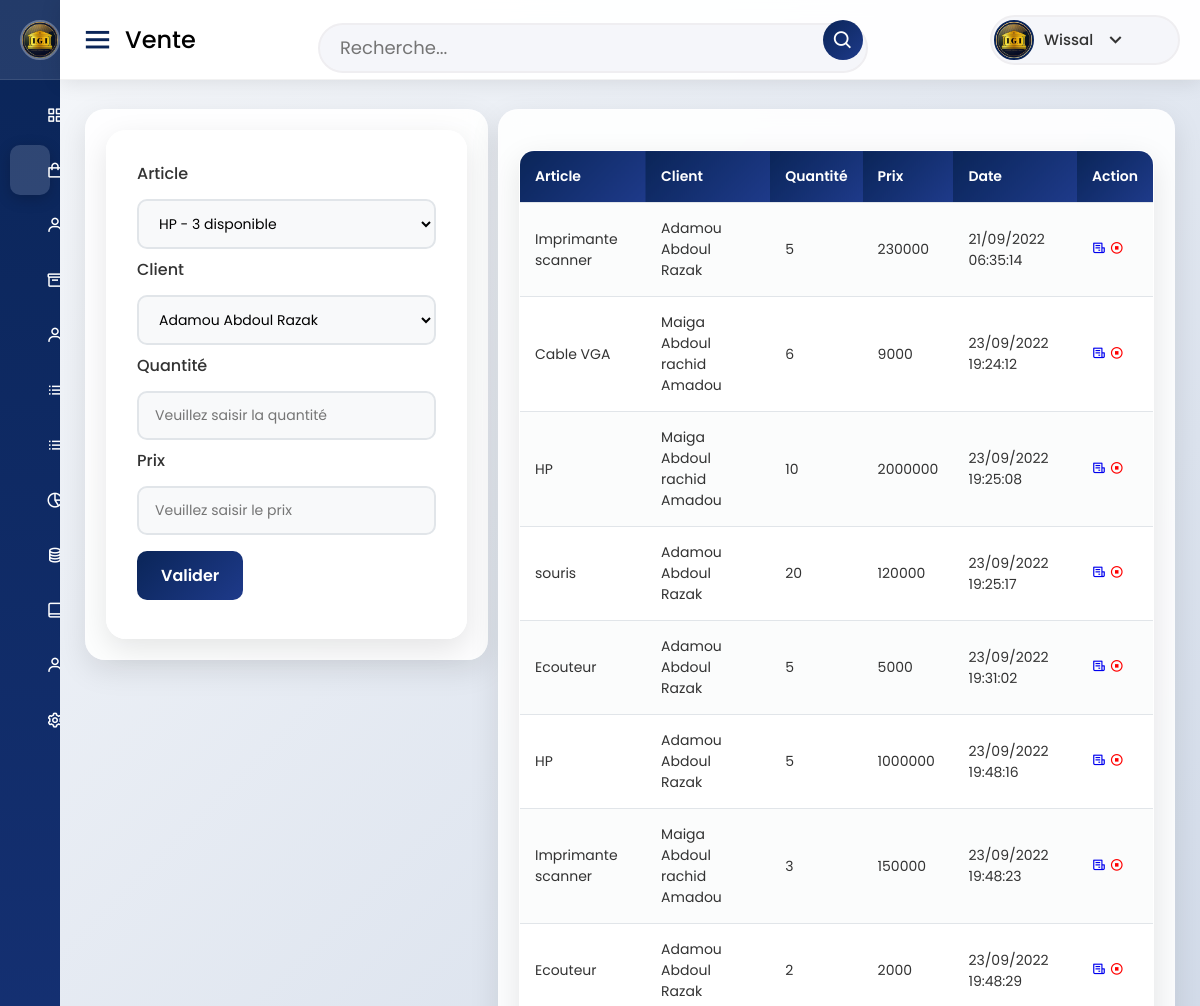
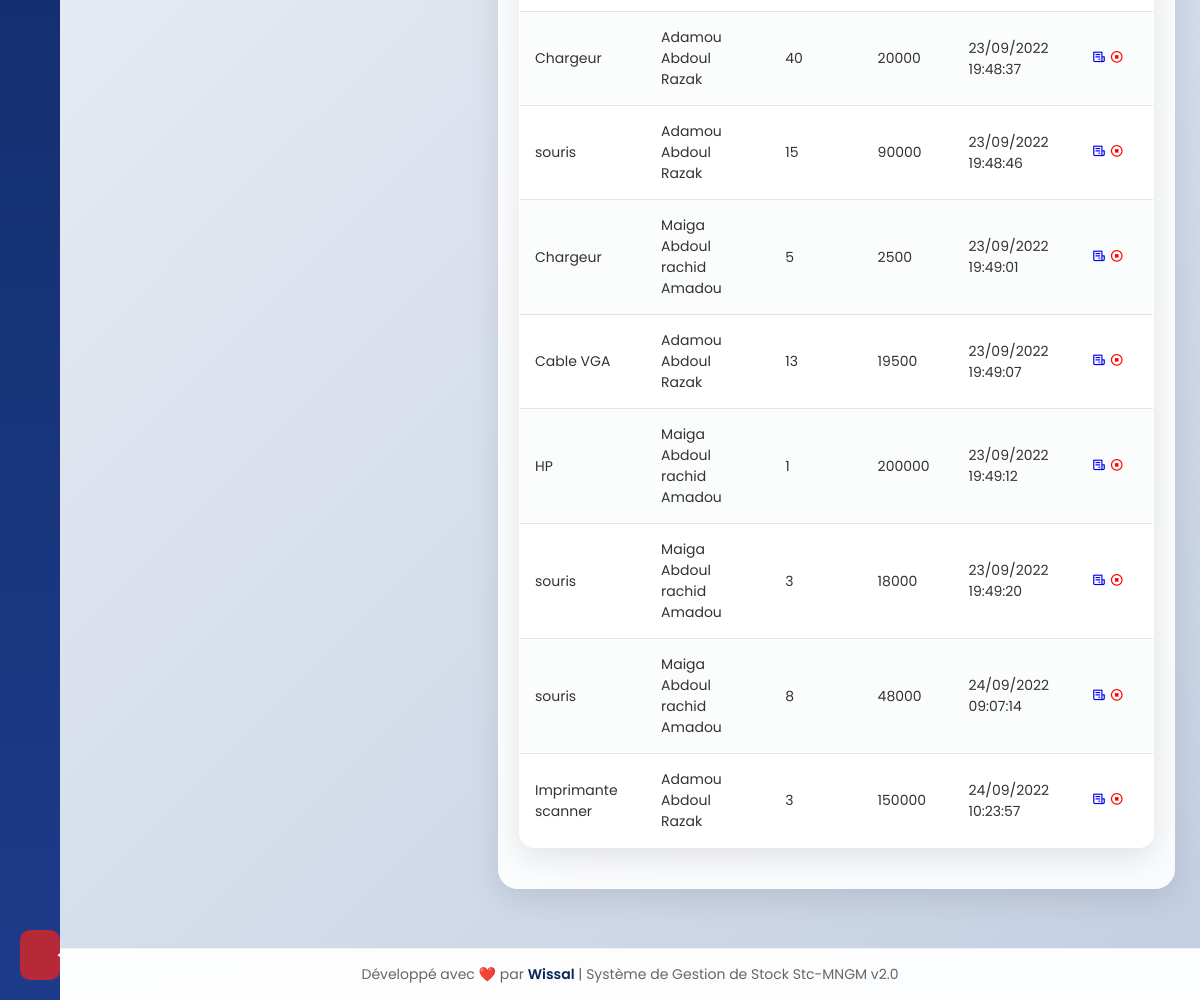
/vue/vente.php (signed in), run on the app's committed database (2 pictures, top to bottom).
### tables this page shows
CREATE TABLE `vente` (
  `id` int(11) NOT NULL,
  `id_article` int(11) NOT NULL,
  `id_client` int(11) NOT NULL,
  `quantite` int(11) NOT NULL,
  `prix` int(11) NOT NULL,
  `date_vente` timestamp NOT NULL DEFAULT current_timestamp(),
  `etat` enum('0', '1') NOT NULL DEFAULT '1'
);

CREATE TABLE `article` (
  `id` int(11) NOT NULL,
  `nom_article` varchar(50) NOT NULL,
  `id_categorie` int(11) NOT NULL,
  `quantite` int(11) NOT NULL,
  `prix_unitaire` int(11) NOT NULL,
  `date_fabrication` datetime NOT NULL,
  `date_expiration` datetime NOT NULL,
  `images` varchar(255) DEFAULT NULL
);

CREATE TABLE `client` (
  `id` int(11) NOT NULL,
  `nom` varchar(30) NOT NULL,
  `prenom` varchar(30) NOT NULL,
  `telephone` varchar(30) NOT NULL,
  `adresse` varchar(50) NOT NULL
);

### model/function.php (called while the page is built, shortened)
<?php
function getArticle($id = null, $searchDATA = array(), $limit = null, $offset = null)
{
    $pagination = "";
    if (!empty($id)) {
        $sql = "SELECT a.id AS id, id_categorie, nom_article, libelle_categorie, quantite, prix_unitaire, date_fabrication,
        date_expiration, images
        FROM article AS a, categorie_article AS c WHERE a.id=? AND c.id=a.id_categorie";
        $req = $GLOBALS['connexion']->prepare($sql);
        $req->execute(array($id));
        return $req->fetch();
    } else {
        $sql = "SELECT a.id AS id, id_categorie, nom_article, libelle_categorie, quantite, prix_unitaire, date_fabrication,
        date_expiration, images
        FROM article AS a, categorie_article AS c WHERE c.id=a.id_categorie $pagination";
        $req = $GLOBALS['connexion']->prepare($sql);
        $req->execute();
        return $req->fetchAll();
    }
}
function getClient($id = null)
{
    if (!empty($id)) {
        $sql = "SELECT * FROM client WHERE id=?";
        $req = $GLOBALS['connexion']->prepare($sql);
        $req->execute(array($id));
        return $req->fetch();
    } else {
        $sql = "SELECT * FROM client";
        $req = $GLOBALS['connexion']->prepare($sql);
        $req->execute();
        return $req->fetchAll();
    }
}
function getVente($id = null)
{
    if (!empty($id)) {
        $sql = "SELECT nom_article, nom, prenom, v.quantite, prix, date_vente, v.id, prix_unitaire, adresse, telephone
        FROM client AS c, vente AS v, article AS a WHERE v.id_article=a.id AND v.id_client=c.id AND v.id=? AND etat=?";
        $req = $GLOBALS['connexion']->prepare($sql);
        $req->execute(array($id, 1));
        return $req->fetch();
    } else {
        $sql = "SELECT nom_article, nom, prenom, v.quantite, prix, date_vente, v.id, a.id AS idArticle
        FROM client AS c, vente AS v, article AS a WHERE v.id_article=a.id AND v.id_client=c.id AND etat=?";
        $req = $GLOBALS['connexion']->prepare($sql);
        $req->execute(array(1));
        return $req->fetchAll();
    }
}

### vue/vente.php (the view, shortened to what this page needs)
<?php
include 'entete.php';
?>
<div class="home-content">
    <div class="overview-boxes">
        <div class="box">
            <form action=" <?= !empty($_GET['id']) ?  "../model/modifVente.php" : "../model/ajoutVente.php" ?>" method="post">
                <label for="id_article">Article</label>
                <select onchange="setPrix()" name="id_article" id="id_article">
                    <?php
                    $articles = getArticle();
                    if (!empty($articles) && is_array($articles)) {
                        foreach ($articles as $key => $value) {
                    ?>
                            <option data-prix="<?= $value['prix_unitaire'] ?>" value="<?= $value['id'] ?>"><?= $value['nom_article'] . " - " . $value['quantite'] . " disponible" ?></option>
                    <?php
                        }
                    }
                    ?>
                </select>
                <label for="id_client">Client</label>
                <select name="id_client" id="id_client">
                    <?php
                    $clients = getClient();
                    if (!empty($clients) && is_array($clients)) {
                        foreach ($clients as $key => $value) {
                    ?>
                            <option value="<?= $value['id'] ?>"><?= $value['nom'] . " " . $value['prenom'] ?></option>
                    <?php
                        }
                    }
                    ?>
                </select>
                <label for="quantite">Quantité</label>
                <input onkeyup="setPrix()" value="<?= !empty($_GET['id']) ?  $article['quantite'] : "" ?>" type="number" name="quantite" id="quantite" placeholder="Veuillez saisir la quantité">
                <label for="prix">Prix</label>
                <input value="<?= !empty($_GET['id']) ?  $article['prix'] : "" ?>" type="number" name="prix" id="prix" placeholder="Veuillez saisir le prix">
                <button type="submit">Valider</button>
            </form>
        </div>
        <div class="box">
            <table class="mtable">
                <tr>
                    <th>Article</th>
                    <th>Client</th>
                    <th>Quantité</th>
                    <th>Prix</th>
                    <th>Date</th>
                    <th>Action</th>
                </tr>
                <?php
                $vente = getVente();
                if (!empty($vente) && is_array($vente)) {
                    foreach ($vente as $key => $value) {
                ?>
                        <tr>
                            <td><?= $value['nom_article'] ?></td>
                            <td><?= $value['nom'] . " " . $value['prenom'] ?></td>
                            <td><?= $value['quantite'] ?></td>
                            <td><?= $value['prix'] ?></td>
                            <td><?= date('d/m/Y H:i:s', strtotime($value['date_vente'])) ?></td>
                            <td>
                                <a href="recuVente.php?id=<?= $value['id'] ?>"><i class='bx bx-receipt'></i></a>
                                <a onclick="annuleVente(<?= $value['id'] ?>, <?= $value['idArticle'] ?>, <?= $value['quantite'] ?>)" style="color: red;"><i class='bx bx-stop-circle'></i></a>
                            </td>
                        </tr>
                <?php
                    }
                }
                ?>
            </table>
        </div>
    </div>
</div>
</section>
<?php
include 'pied.php';
?>

### public/css/style.css (style rules this page uses)
* { margin: 0; padding: 0; box-sizing: border-box; font-family: "Poppins", sans-serif; }
.home-section .home-content { position: relative; padding-top: 104px; padding-bottom: 80px; }
.home-content .overview-boxes { display: flex; align-items: flex-start; justify-content: space-between; flex-wrap: nowrap; padding: 0 20px; margin-bottom: 26px; }
.overview-boxes .box { display: flex; align-items: center; justify-content: center; background: rgba(255, 255, 255, 0.9); backdrop-filter: blur(10px); padding: 20px; border-radius: 20px; box-shadow: 0 10px 30px rgba(0, 0, 0, 0.1); margin: 5px; border: 1px solid rgba(255, 255, 255, 0.2); transition: all 0.3s ease; }
input, select, textarea { width: 100%; padding: 12px 16px; margin: 8px 0; display: inline-block; border: 2px solid #e1e5e9; border-radius: 10px; box-sizing: border-box; font-size: 14px; transition: all 0.3s ease; background: #f8f9fa; }
button { background: linear-gradient(135deg, #0a2558 0%, #1e3a8a 100%); color: white; padding: 12px 24px; margin: 8px 0; border: none; border-radius: 10px; cursor: pointer; font-size: 16px; font-weight: 600; transition: all 0.3s ease; }
label { font-weight: 500; color: #333; margin-bottom: 5px; display: block; }
form { background: rgba(255, 255, 255, 0.9); backdrop-filter: blur(10px); padding: 30px; border-radius: 20px; box-shadow: 0 10px 30px rgba(0, 0, 0, 0.1); border: 1px solid rgba(255, 255, 255, 0.2); }
table.mtable { width: 100%; border-collapse: collapse; margin: 20px 0; background: rgba(255, 255, 255, 0.9); backdrop-filter: blur(10px); border-radius: 15px; overflow: hidden; box-shadow: 0 10px 30px rgba(0, 0, 0, 0.1); border: 1px solid rgba(255, 255, 255, 0.2); }
th, td { text-align: left; padding: 15px; border-bottom: 1px solid #e1e5e9; }
th { background: linear-gradient(135deg, #0a2558 0%, #1e3a8a 100%); color: white; font-weight: 600; font-size: 14px; }
table.mtable tr:nth-child(even) { background: rgba(248, 249, 250, 0.5); }
table.mtable td { font-size: 14px; color: #333; }

### data on the page
vente: id_article.nom_article "Imprimante scanner", id_client.nom "Adamou", id_client.prenom "Abdoul Razak", quantite "5", prix "230000", date_vente "21/09/2022 06:35:14"
vente: id_article.nom_article "Cable VGA", id_client.nom "Maiga", id_client.prenom "Abdoul rachid Amadou", quantite "6", prix "9000", date_vente "23/09/2022 19:24:12"
vente: id_article.nom_article "HP", id_client.nom "Maiga", id_client.prenom "Abdoul rachid Amadou", quantite "10", prix "2000000", date_vente "23/09/2022 19:25:08"
vente: id_article.nom_article "souris", id_client.nom "Adamou", id_client.prenom "Abdoul Razak", quantite "20", prix "120000", date_vente "23/09/2022 19:25:17"
vente: id_article.nom_article "Ecouteur", id_client.nom "Adamou", id_client.prenom "Abdoul Razak", quantite "5", prix "5000", date_vente "23/09/2022 19:31:02"
vente: id_article.nom_article "HP", id_client.nom "Adamou", id_client.prenom "Abdoul Razak", quantite "5", prix "1000000", date_vente "23/09/2022 19:48:16"
vente: id_article.nom_article "Imprimante scanner", id_client.nom "Maiga", id_client.prenom "Abdoul rachid Amadou", quantite "3", prix "150000", date_vente "23/09/2022 19:48:23"
vente: id_article.nom_article "Ecouteur", id_client.nom "Adamou", id_client.prenom "Abdoul Razak", quantite "2", prix "2000", date_vente "23/09/2022 19:48:29"
vente: id_article.nom_article "Chargeur", id_client.nom "Adamou", id_client.prenom "Abdoul Razak", quantite "40", prix "20000", date_vente "23/09/2022 19:48:37"
vente: id_article.nom_article "souris", id_client.nom "Adamou", id_client.prenom "Abdoul Razak", quantite "15", prix "90000", date_vente "23/09/2022 19:48:46"
vente: id_article.nom_article "Chargeur", id_client.nom "Maiga", id_client.prenom "Abdoul rachid Amadou", quantite "5", prix "2500", date_vente "23/09/2022 19:49:01"
vente: id_article.nom_article "Cable VGA", id_client.nom "Adamou", id_client.prenom "Abdoul Razak", quantite "13", prix "19500", date_vente "23/09/2022 19:49:07"
vente: id_article.nom_article "HP", id_client.nom "Maiga", id_client.prenom "Abdoul rachid Amadou", quantite "1", prix "200000", date_vente "23/09/2022 19:49:12"
vente: id_article.nom_article "souris", id_client.nom "Maiga", id_client.prenom "Abdoul rachid Amadou", quantite "3", prix "18000", date_vente "23/09/2022 19:49:20"
vente: id_article.nom_article "souris", id_client.nom "Maiga", id_client.prenom "Abdoul rachid Amadou", quantite "8", prix "48000", date_vente "24/09/2022 09:07:14"
vente: id_article.nom_article "Imprimante scanner", id_client.nom "Adamou", id_client.prenom "Abdoul Razak", quantite "3", prix "150000", date_vente "24/09/2022 10:23:57"

### other printed values
str_replace(".php", "", basename($_SERVER['PHP_SELF'])) "Vente"
$userInfo['full_name'] "Wissal"
form field id_article "HP - 3 disponible"
form field id_client "Adamou Abdoul Razak"
